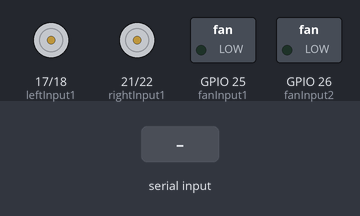
Bench run of a sketch on a simulated ESP32. Shown: motor-driver pin pairs drawn as motors (green arrow = first pin HIGH = forward, orange = second pin HIGH = backward, longer = more drive, scaled by the enable pin), switched loads named in the sketch (green lamp = pin HIGH). The test bench sets the inputs (shaded band). Nothing arrives over Bluetooth unless stated; what the sketch prints to the serial monitor is not drawn.

Above: at 1.2 s.
1.3 s: "w" received over the second serial link
At 2.4 s:
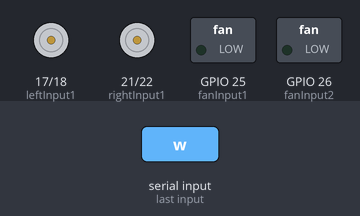
2.9 s: "s" received over the second serial link
At 3.6 s:
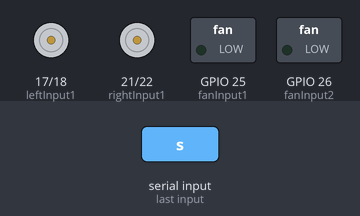
4.5 s: "a" received over the second serial link
At 5.8 s:
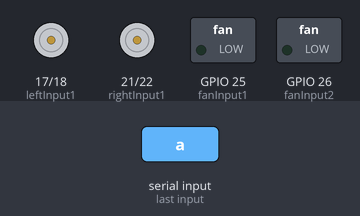
6.1 s: "d" received over the second serial link
At 7.2 s:
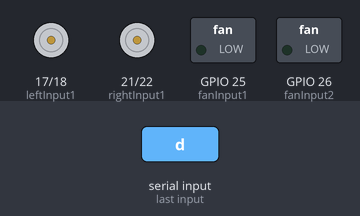
7.7 s: "f" received over the second serial link
At 8.4 s:
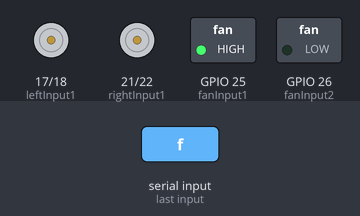
9.2 s: "o" received over the second serial link
At 9.5 s:
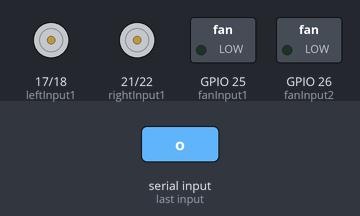
Timing chart, 0 to 11.7 s (numbered marks = the images above; inputs shaded):
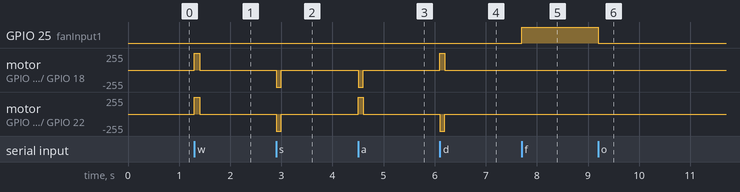

The sketch:

BTBot.ino
```cpp
#include "BluetoothSerial.h"
BluetoothSerial SerialBT; // Create a Bluetooth serial object

// Pin assignments for motors
int leftEnable = 16;
int leftInput1 = 17;
int leftInput2 = 18;

int rightEnable = 19;
int rightInput1 = 21;
int rightInput2 = 22;

int fanInput1 = 25;
int fanInput2 = 26;

unsigned long lastCommandTime = 0; // Store the last time a command was received
const unsigned long timeout = 100; // Time after which the motors stop if no command is received (100ms)

void setup() {
  Serial.begin(115200);
  SerialBT.begin("ESP32_Robot"); // Bluetooth name

  // Motor pins as outputs
  pinMode(leftEnable, OUTPUT);
  pinMode(leftInput1, OUTPUT);
  pinMode(leftInput2, OUTPUT);

  pinMode(rightEnable, OUTPUT);
  pinMode(rightInput1, OUTPUT);
  pinMode(rightInput2, OUTPUT);

  pinMode(fanInput1, OUTPUT);
  pinMode(fanInput2, OUTPUT);

  Serial.println("Bluetooth ready, waiting for commands...");
}

void loop() {
  if (SerialBT.available()) {
    char command = SerialBT.read();

    switch(command) {
      // Move forward on press 'w'
      case 'w':
        moveForward();
        break;

      // Move backward on press 's'
      case 's':
        moveBackward();
        break;

      // Turn left on press 'a'
      case 'a':
        turnLeft();
        break;

      // Turn right on press 'd'
      case 'd':
        turnRight();
        break;

      // Turn fan on with 'f'
      case 'f':
        turnFanOn();
        break;

      // Turn fan off with 'o'
      case 'o':
        turnFanOff();
        break;

      default:
        stopMotors();
        break;
    }
    lastCommandTime = millis(); // Update the time when the command was received
  }

  // Stop the motors if no command was received for a certain time
  if (millis() - lastCommandTime > timeout) {
    stopMotors();  // Stop motors after timeout
  }
}

// Motor control functions
void moveForward() {
  digitalWrite(leftEnable, HIGH);
  digitalWrite(leftInput1, HIGH);
  digitalWrite(leftInput2, LOW);

  digitalWrite(rightEnable, HIGH);
  digitalWrite(rightInput1, HIGH);
  digitalWrite(rightInput2, LOW);
}

void moveBackward() {
  digitalWrite(leftEnable, HIGH);
  digitalWrite(leftInput1, LOW);
  digitalWrite(leftInput2, HIGH);

  digitalWrite(rightEnable, HIGH);
  digitalWrite(rightInput1, LOW);
  digitalWrite(rightInput2, HIGH);
}

void turnLeft() {
  digitalWrite(leftEnable, HIGH);
  digitalWrite(leftInput1, LOW);
  digitalWrite(leftInput2, HIGH);

  digitalWrite(rightEnable, HIGH);
  digitalWrite(rightInput1, HIGH);
  digitalWrite(rightInput2, LOW);
}

void turnRight() {
  digitalWrite(leftEnable, HIGH);
  digitalWrite(leftInput1, HIGH);
  digitalWrite(leftInput2, LOW);

  digitalWrite(rightEnable, HIGH);
  digitalWrite(rightInput1, LOW);
  digitalWrite(rightInput2, HIGH);
}

void stopMotors() {
  digitalWrite(leftEnable, LOW);
  digitalWrite(rightEnable, LOW);
}

void turnFanOn() {
  digitalWrite(fanInput1, HIGH);
  digitalWrite(fanInput2, LOW);
}

void turnFanOff() {
  digitalWrite(fanInput1, LOW);
  digitalWrite(fanInput2, LOW);
}
```

Measured:
- after the input at 1.3 s, motor on GPIO 17 (leftInput1) / GPIO 18 (leftInput2), motor on GPIO 21 (rightInput1) / GPIO 22 (rightInput2): stopped → forward 255/255 at once, → stopped 0.10 s later
- after the input at 2.9 s, motor on GPIO 17 (leftInput1) / GPIO 18 (leftInput2), motor on GPIO 21 (rightInput1) / GPIO 22 (rightInput2): stopped → backward 255/255 at once, → stopped 0.10 s later
- after the input at 4.5 s, motor on GPIO 17 (leftInput1) / GPIO 18 (leftInput2): stopped → backward 255/255 at once, → stopped 0.10 s later; motor on GPIO 21 (rightInput1) / GPIO 22 (rightInput2): stopped → forward 255/255 at once, → stopped 0.10 s later
- after the input at 6.1 s, motor on GPIO 17 (leftInput1) / GPIO 18 (leftInput2): stopped → forward 255/255 at once, → stopped 0.10 s later; motor on GPIO 21 (rightInput1) / GPIO 22 (rightInput2): stopped → backward 255/255 at once, → stopped 0.10 s later
- after the input at 7.7 s, GPIO 25 (fanInput1): LOW → HIGH at once
- after the input at 9.2 s, GPIO 25 (fanInput1): HIGH → LOW at once
